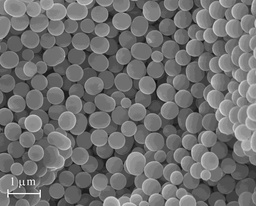
#> input picture Opal_Tecopa_near_gem.jpg, 256 x 206 px, shrunk from 691 x 556 before the run
$ python -i imageseg.py   (imports and definitions only)   (older library calls are emulated)
#> lines starting #> are read from the running program, lines starting #| are printed output that depends on the picture; after the words box and inside, x2 and y2 are one past the last pixel; in counts of white or black regions, pixels touching at a corner belong together
#> further down, picture is the input picture: shape (206, 256); min 6, max 255, mean 111
import cv2
from matplotlib import pyplot as plt
import numpy as np
import pandas as pd
from skimage.feature import peak_local_max
from skimage.morphology import watershed
from scipy import ndimage
import argparse
from skimage.measure import label, regionprops
import segmentparser

def imageseg(Cont_Image):
    """imageseg('Image Name')

    This program takes an image that has been pre-proccessed by an edge finding script as its sole input, segments it, and spits out a segmented image file and a pandas dataframe of individual particle positions.

    This function works by creating a binary of an image that has been run through edge detection software, then finding the center of those particles through an Euclidean Distance function.  This was chosen over the typical watershed iterative erosion method because of its increased control in finding the center of particles, allowing for greater detection of overlapped and small particles.  """

    ret, binary = cv2.threshold(Cont_Image,0,255,cv2.THRESH_BINARY_INV+cv2.THRESH_OTSU)
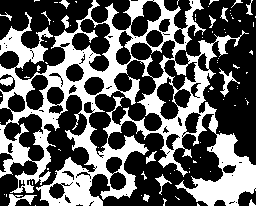
#> binary: shape (206, 256); 37.5% white; 80 white regions (65 under 20 px), largest, box (x1, y1, x2, y2) and area: (0, 0, 256, 206) 18680, (8, 194, 37, 206) 163, (219, 68, 240, 97) 155
#> ret = 104
    distTransform = ndimage.distance_transform_bf(binary)
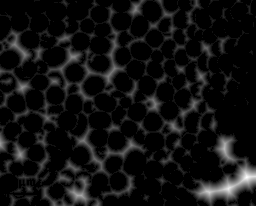
#> distTransform: shape (206, 256) float64; min 0, max 13.89, mean 0.935; drawn with min black and max white
    localMax = peak_local_max(distTransform, indices=False, min_distance=20,labels=binary)
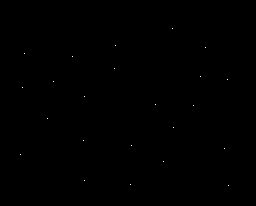
#> localMax: shape (206, 256) bool; 0.04% white in thin lines or dots, all inside (x1, y1, x2, y2) = (20, 28, 229, 186)
    label = ndimage.label(localMax)[0]
#> label: shape (206, 256) int32; 24 distinct labels, from 0 to 23
    segments = watershed(-distTransform, label, mask=binary)
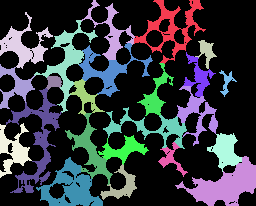
#> segments: shape (206, 256) int32; 24 distinct labels, from 0 to 23; one colour per label, 0 black

#> (the run stopped early here; a loop or call above may not have finished)
